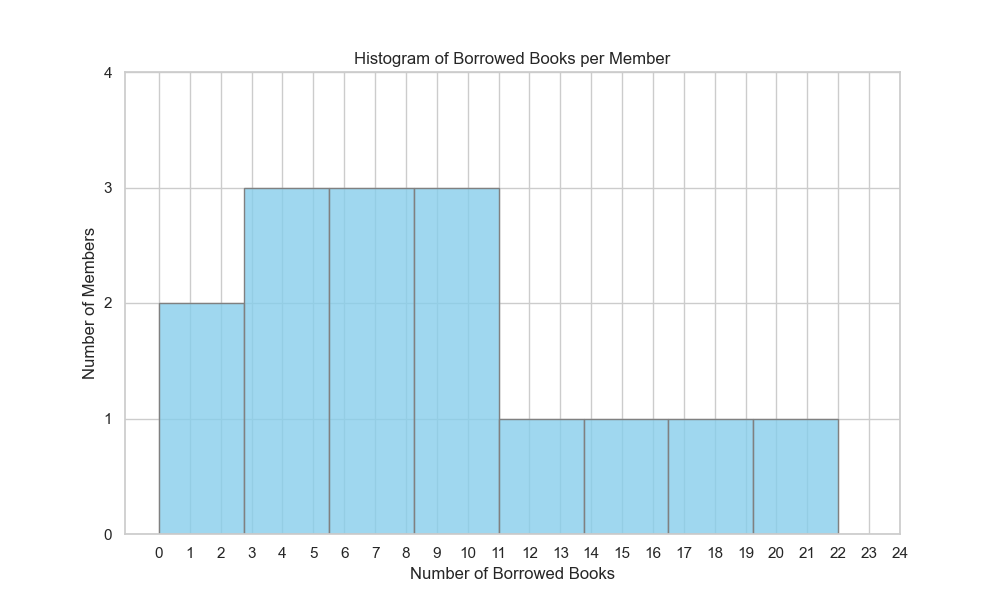

Here is the Python script that generated this plot:

import seaborn as sns
import pandas as pd
import matplotlib.pyplot as plt

# Data
data = [
    {'MemberID': 1, 'Borrowed Books': 5},
    {'MemberID': 2, 'Borrowed Books': 7},
    {'MemberID': 3, 'Borrowed Books': 12},
    {'MemberID': 4, 'Borrowed Books': 3},
    {'MemberID': 5, 'Borrowed Books': 15},
    {'MemberID': 6, 'Borrowed Books': 9},
    {'MemberID': 7, 'Borrowed Books': 2},
    {'MemberID': 8, 'Borrowed Books': 18},
    {'MemberID': 9, 'Borrowed Books': 22},
    {'MemberID': 10, 'Borrowed Books': 0},
    {'MemberID': 11, 'Borrowed Books': 6},
    {'MemberID': 12, 'Borrowed Books': 9},
    {'MemberID': 13, 'Borrowed Books': 10},
    {'MemberID': 14, 'Borrowed Books': 7},
    {'MemberID': 15, 'Borrowed Books': 5}
]

# Convert the data into a pandas DataFrame
df = pd.DataFrame(data)

# Set the style and palette
sns.set(style="whitegrid")
palette = sns.color_palette("coolwarm", n_colors=15)

# Create the histogram
plt.figure(figsize=(10, 6))
sns.histplot(data=df,
             x='Borrowed Books',
             bins=8,  # select number of bins
             kde=False,  # no density plot
             color='skyblue',
             edgecolor='gray',
             palette=palette,
             alpha=0.8)

# Set titles and labels
plt.title('Histogram of Borrowed Books per Member')
plt.xlabel('Number of Borrowed Books')
plt.ylabel('Number of Members')

# Customize ticks, if necessary
plt.xticks(range(0, 25, 1))
plt.yticks(range(0, 5, 1))

# Show the plot
plt.show()
